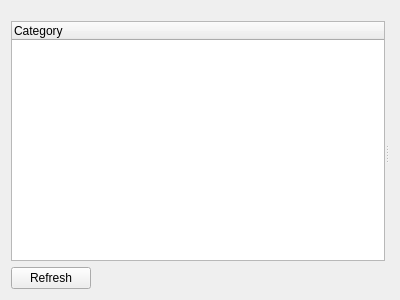
<?xml version="1.0" encoding="UTF-8"?>
<ui version="4.0">
 <class>CameraAdvancedParamsWidget</class>
 <widget class="QWidget" name="CameraAdvancedParamsWidget">
  <property name="geometry">
   <rect>
    <x>0</x>
    <y>0</y>
    <width>400</width>
    <height>300</height>
   </rect>
  </property>
  <layout class="QHBoxLayout" name="horizontalLayout_2">
   <property name="topMargin">
    <number>16</number>
   </property>
   <item>
    <widget class="QSplitter" name="splitter">
     <property name="orientation">
      <enum>Qt::Horizontal</enum>
     </property>
     <widget class="QWidget" name="layoutWidget">
      <layout class="QVBoxLayout" name="verticalLayout">
       <property name="topMargin">
        <number>5</number>
       </property>
       <item>
        <widget class="QTreeWidget" name="groupsWidget">
         <property name="allColumnsShowFocus">
          <bool>true</bool>
         </property>
         <column>
          <property name="text">
           <string>Category</string>
          </property>
         </column>
        </widget>
       </item>
       <item>
        <layout class="QHBoxLayout" name="horizontalLayout" stretch="0,0,1">
         <item>
          <widget class="QPushButton" name="loadButton">
           <property name="text">
            <string>Refresh</string>
           </property>
          </widget>
         </item>
         <item>
          <spacer name="horizontalSpacer">
           <property name="orientation">
            <enum>Qt::Horizontal</enum>
           </property>
           <property name="sizeHint" stdset="0">
            <size>
             <width>40</width>
             <height>20</height>
            </size>
           </property>
          </spacer>
         </item>
         <item>
          <widget class="QnProgressWidget" name="progressWidget" native="true"/>
         </item>
        </layout>
       </item>
      </layout>
     </widget>
     <widget class="QStackedWidget" name="contentsWidget"/>
    </widget>
   </item>
  </layout>
 </widget>
 <customwidgets>
  <customwidget>
   <class>QnProgressWidget</class>
   <extends>QWidget</extends>
   <header location="global">ui/widgets/common/progress_widget.h</header>
   <container>1</container>
  </customwidget>
 </customwidgets>
 <resources/>
 <connections/>
</ui>
